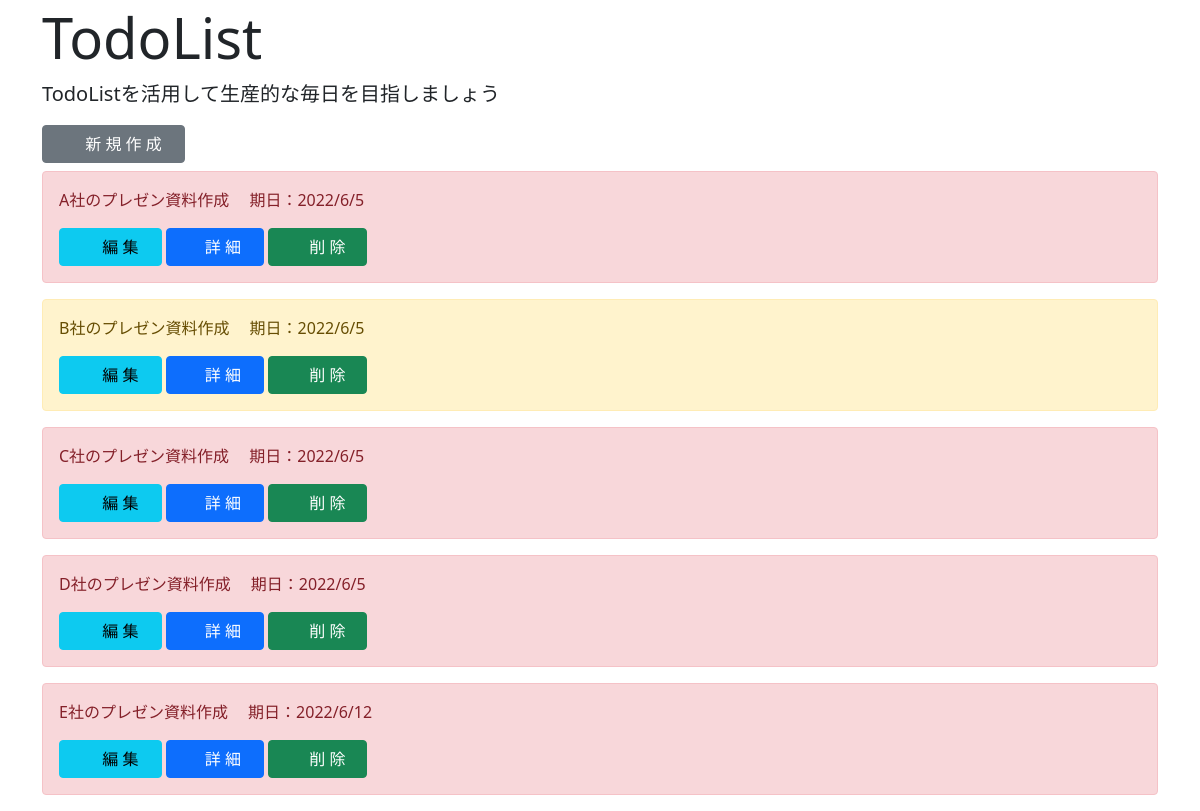
The page /list/ on the database as committed earlier.
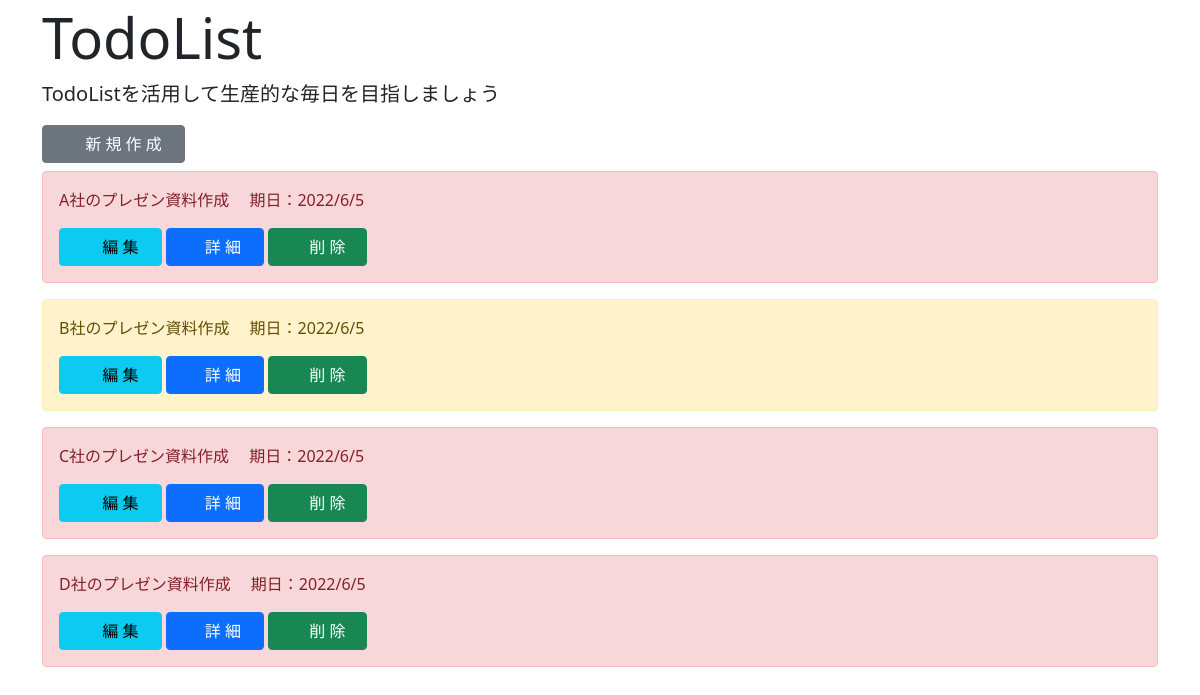
The same page on the database as committed later.
### todo/models.py (models this page shows, shortened)
class TodoModel(models.Model):
    title = models.CharField(max_length=100)
    memo = models.TextField(max_length=255)
    priority = models.CharField(
        max_length=50,
        choices = CHOICE
        )
    duedate = models.DateField()

### todo/views.py (the view)
# urls.py: path('list/', TodoList.as_view(), name='list'),
class TodoList(ListView):
    template_name = 'list.html'
    model = TodoModel

### templates/list.html
{% extends 'base.html' %}
{% block header %}
<div class="jumbotron jumbotron-fluid mb-3 mt-1">
    <div class="container">
      <h1 class="display-4">TodoList</h1>
      <p class="lead">TodoListを活用して生産的な毎日を目指しましょう</p>
    </div>
</div>
{% endblock header %}
{% block content %}
<div class="container">
<a href="{% url 'create' %}" class="btn btn-secondary mb-2" tabindex="-1" role="button" aria-disabled="true">　 新 規 作 成 　</a>
{% for item in object_list %}
    <div class="alert alert-{{ item.priority }}" role="alert">
        <p>{{ item.title }} 　期日：{{ item.duedate | date:"o/n/j" }}</p>
        <a href="{% url 'update' item.pk %}" class="btn btn-info" tabindex="-1" role="button" aria-disabled="true">　 編 集 　</a>
        <a href="{% url 'detail' item.pk %}" class="btn btn-primary" tabindex="-1" role="button" aria-disabled="true"> 　詳 細 　</a>
        <a href="{% url 'delete' item.pk %}" class="btn btn-success" tabindex="-1" role="button" aria-disabled="true">　 削 除　 </a>
    </div>
{% endfor %}
</div>
{% endblock content %}

### templates/base.html (shortened to what this page needs)
<!doctype html>
<html lang="en">
  <head>
    <link rel="stylesheet" href="https://cdn.jsdelivr.net/npm/bootstrap@5.0.2/dist/css/bootstrap.min.css">
  </head>
  <body>
    {% block header %}
    {% endblock header %}
    {% block content %}
    {% endblock content %}
  </body>
</html>

Rows that differ between the two databases and show on the page:
removed TodoModel: title "E社のプレゼン資料作成", duedate "2022/6/12"
